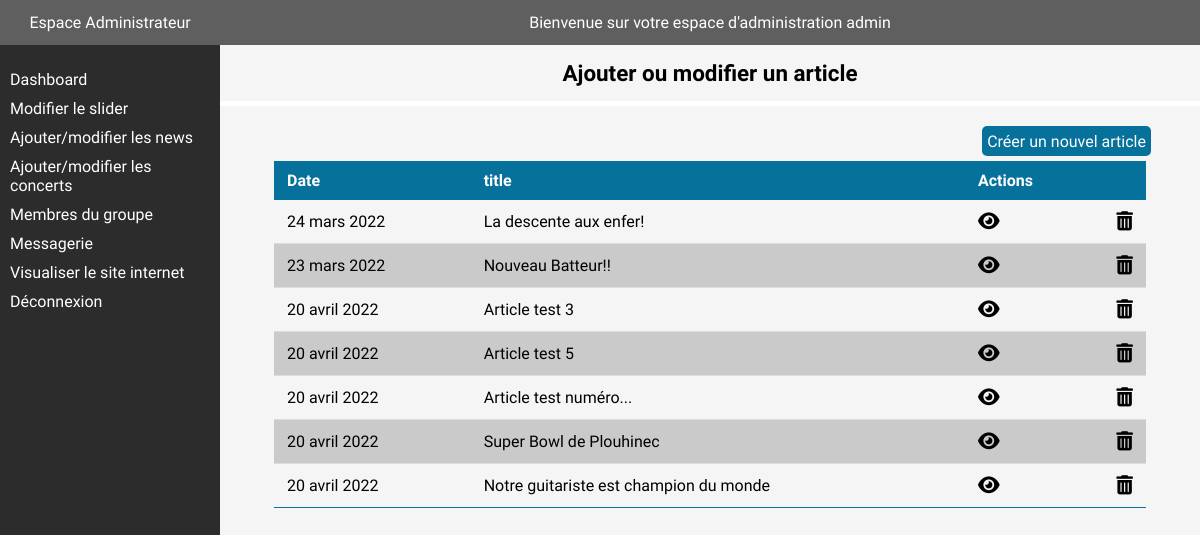
The page /indexAdmin.php?action=newsPage (signed in) on the database as committed earlier.
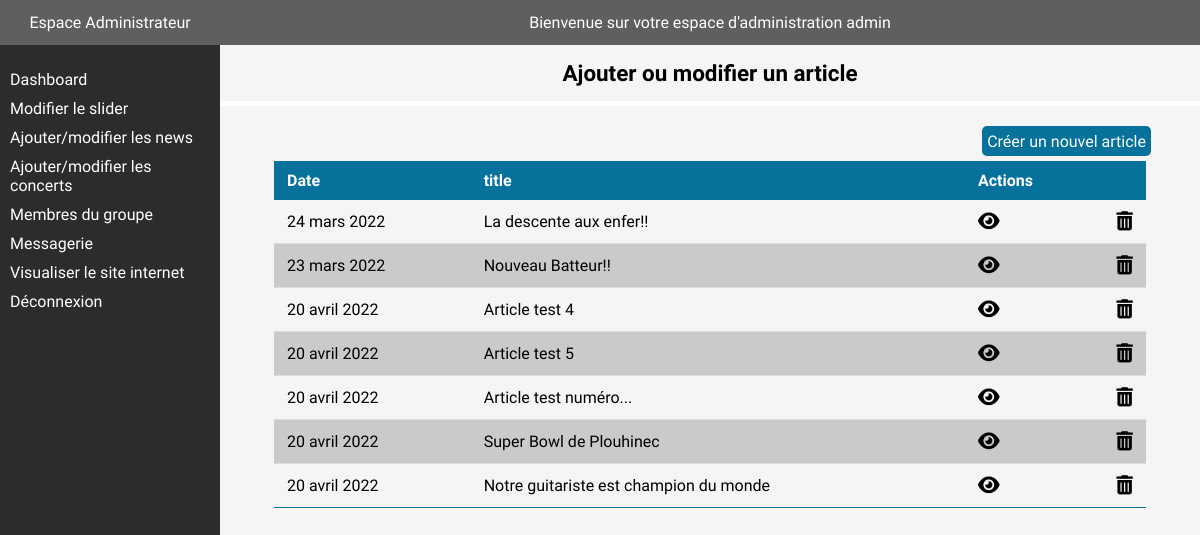
The same page on the database as committed later.
### tables this page shows
CREATE TABLE IF NOT EXISTS `articles` (
  `id` int(10) unsigned NOT NULL AUTO_INCREMENT,
  `title` varchar(255) NOT NULL,
  `content` text NOT NULL,
  `picture1` varchar(255) DEFAULT NULL,
  `created_At` timestamp NOT NULL DEFAULT CURRENT_TIMESTAMP,
  PRIMARY KEY (`id`)
);

### app/Controllers/Controller.php (called while the page is built, shortened)
<?php
class Controller
{
    public function viewAdmin($viewName, $data = null, $error = null)
    {
        include('app/Views/administration/'.$viewName.'.php');
    }
    public static function formatDate($date, $format = "d F Y"){
        $englishMonths = array('January', 'February', 'March', 'April', 'May', 'June', 'July', 'August', 'September', 'October', 'November', 'December');
        $frenchMonths = array('janvier', 'février', 'mars', 'avril', 'mai', 'juin', 'juillet', 'août', 'septembre', 'octobre', 'novembre', 'décembre');
        return str_replace($englishMonths, $frenchMonths, date($format, strtotime($date)));
    }
}

### app/Controllers/AdminController.php (called while the page is built, shortened)
<?php
class AdminController extends Controller
{
    public function newsPage(){
        $news = \Projet\Models\Articles::all();
        $data = [
            'news' => $news
        ];
        return $this->viewAdmin('news',$data);
    }
}

### app/Models/Articles.php (called while the page is built, shortened)
<?php
class Articles extends Manager
{
    public function __construct($data = [])
    {
        $this->id = $data["id"] ?? '';
        $this->title = $data["title"] ?? '';
        $this->created_At = $data["created_At"] ?? '';
    }
}

### app/Models/Manager.php (called while the page is built, shortened)
<?php
abstract class Manager
{
    private static $bdd = null;
    protected static function dbConnect()
    {
        if (isset(self::$bdd)) {
            return self::$bdd;
        } else {
            try {
                self::$bdd = new \PDO(
                    "mysql:dbname=" . $_ENV['DB_NAME'] . "; charset=utf8; host="  . $_ENV['DB_HOST'] . ":" . $_ENV['DB_PORT'],
                    $_ENV['DB_USERNAME'],
                    $_ENV['DB_PASSWORD']
                );
                return self::$bdd;
            } catch (Exception $e) {
                die('Erreur : ' . $e->getMessage());
            }
        }
    }
    public static function all()
    {
        $objects = [];
        $klass =  get_called_class();
        $child = explode("\\",$klass);
        $child = strtolower($child[array_key_last($child)]);
        $bdd = self::dbConnect();
        $sqlQuery = $bdd->prepare("SELECT * FROM `{$child}`");
        $sqlQuery->execute();
        $result = $sqlQuery->fetchAll();
        foreach ($result as $data) {
            array_push(
                $objects,
                new $klass($data)
            );
        }
        return $objects;
    }
}

### app/Views/administration/news.php (the view)
<?php include('app/Views/administration/layouts/header.php'); ?>
<main class="admin-content">
    <?php include('app/Views/administration/layouts/sidebar.php'); ?>
    <section class="admin-news">
        <h1 class="news-title">Ajouter ou modifier un article</h1>
        <div class="add-news">
            <a class="admin-button" href="indexAdmin.php?action=addNewsPage">Créer un nouvel article</a>
        </div>
        <?php if (!empty($data['news'])){ ?>
                <div class="table-news">
                    <table class="admin-table">
                        <thead>
                            <tr>
                                <th>Date</th>
                                <th>title</th>
                                <th><span>Actions</span></th>
                            </tr>
                        </thead>
                <tbody>
                <?php
                    foreach($data['news'] as $news) {
                ?>
                    <tr>
                        <td>
                        <p><?= $this->formatDate($news->created_At); ?></p>
                        </td>
                        <td>
                            <p><?= $news->title; ?> </p>
                        </td>
                        <td >
                            <div class="action-icon">
                                <div>
                                    <a href="indexAdmin.php?action=viewNews&id=<?=$news->id;?>">
                                        <i class="fa-solid fa-eye show"></i>
                                    </a>
                                </div>
                                <div>
                                    <a class="trashcan" href="indexAdmin.php?action=deleteNews&id=<?=$news->id;?>">
                                    <i class="fa-solid fa-trash-can "></i>
                                    </a>
                                </div>
                            </div>
                        </td>
                    </tr>
                    <?php } ?>
                </tbody>
                </table>
    </div>
    <?php }else{ ?>
    <div>
        <p>Vous n'avez aucun article de publié.</p>
    </div>
    <?php } ?>
    </section>
</main>
<?php include('app/Views/administration/layouts/footer.php'); ?>

Rows that differ between the two databases and show on the page:
changed articles: title "La descente aux enfer!" → "La descente aux enfer!!"
changed articles: title "Article test 3" → "Article test 4"
